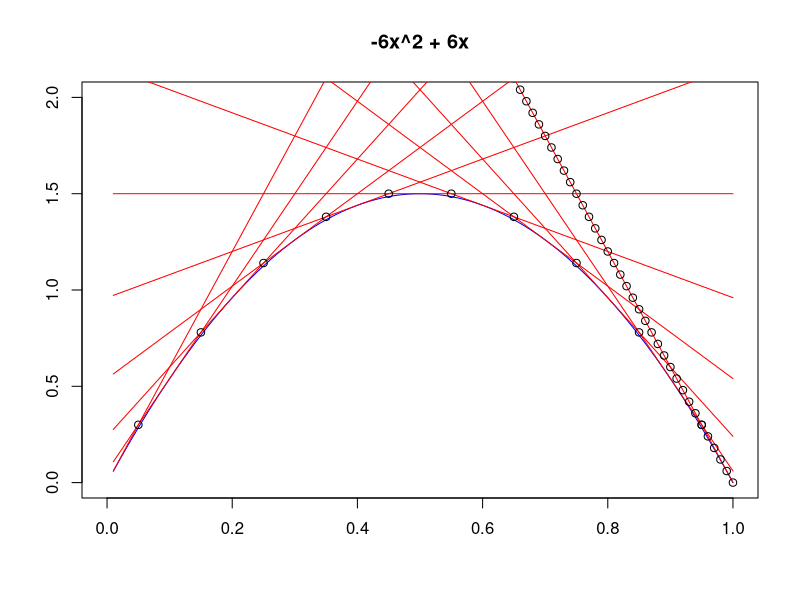

This figure's R source: (Note: this script raises an error after producing the figure.)
plot.new()
plot(1, type="n", xlab="", ylab="", xlim=c(0, 1), ylim=c(0, 2), main = '-6x^2 + 6x')
x0 <-seq(0.01, 1, .01)
y0 <- -6*(x0)^2 + 6*(x0)
lines(x0, y0, col = 'blue')

f<-function(x){
	return (-6*x^2 + 6*x)
}

deriv <-function(x){
	return(-12*x + 6)
}

tangent <-function(x1, slope, x){
	return(slope*x - slope*x1 + f(x1))	
}

tangentdiff <-function(x1, slope1, x2, slope2 ,x){
	return(slope1*x - slope1*x1 + f(x1) -(slope2*x - slope2*x2 + f(x2)))
}

temp<-seq(0,1,.1)

mat <-matrix(, nrow = 11, ncol = 8)


for (n in 1:11){
	mat[n,1] <-temp[n]
	mat[n,2] <- f(temp[n])
	mat[n,3] <- deriv(temp[n])
}

for (n in 1:11){
	lines(x0, tangent(mat[n,1], mat[n,3], x0), col = 'red')
}

mat[1,4] <- 0
mat[1,5] <-0

newarray <- tangentdiff(mat[1,1], mat[1,3], mat[2,1], mat[2, 3], x0)

keep <- 0
for (i in 1:length(newarray)){
	if (newarray[i] == 0){
		keep <- i
	}
}

for (n in 2:11){
	newarray <-tangentdiff(mat[n-1, 1], mat[n-1,3], mat[n,1], mat[n,3], x0)
	keep <- 0
	for (i in 1:length(newarray)){
		if (abs(newarray[i]- 0)< 1e-8){
			keep <-i
			xvalue <- keep*0.01
		}
	}
	mat[n,4] <-xvalue
	mat[n,5] <- tangent(mat[n,1], mat[n,3], mat[n,4])
	points(mat[n,4], mat[n,5])
}

integralval3 <-function(x2, x1, x0, slope){
	return(slope*(x2^2)/2 - slope*x0*x2 -6*(x0^2)*x2 + 6*x0*x2 - (slope*(x1^2)/2 - slope*x0*x1 -6*(x0^2)*x1 + 6*x0*x1))
}


mat[1,6] = 0
mat[1,7] = 0
mat[1,8] = 0

for (n in 2:11){
	sumbefore <-0
	for (i in n-1){
		sumbefore <- sumbefore+ mat[i,6]
	} 
	curintegral <- integralval3(mat[n,4], mat[n-1,4], mat[n-1,1], mat[n-1,3])
	mat[n,6] <- curintegral
	mat[n,7] <- curintegral + mat[n-1,7]
	mat[n,8] <-mat[n,7]/1.005
	
	
}


lastsection <-integralval3(1, .95, 1, -6)
lastsection/1.005 + mat[11,8]
lastsection + .9975

totalarea <- 1.005


envelope <-function(x){
 a <- 0
	ifelse(x <= .05, a <- tangent(0, 6, x), ifelse (x<=.15, a <- tangent(.1,4.8,
	x), ifelse ( x<= .25, a<-tangent(.2, 3.6, x), ifelse(x<=.35, a<-tangent(.3, 2.4,
	x), ifelse(x<=.45, a<-tangent(.4, 1.2, x), ifelse(x<=.55, a<-tangent(.5, 0,x),
	ifelse(x<=.65, a<- tangent(.6, -1.2, x), ifelse(x<=.75, a<-tangent(.7, -2.4,x),
	ifelse(x<=.85, a<-tangent(.8, -3.6, x), ifelse(x<=.95, a<-tangent(.9, -4.8,x),
	a<- tangent(1, -6,x)))))))))))
	return(a)
	
}

envelopey <-envelope(x0)

points(x0, envelopey)

cdf <-function(x){
 a <- 0
	ifelse(x <= .05, a <- integralval3(x,0, 0,6) + mat[1,8], ifelse (x<=.15, a <- integralval3(x,.05,.1,4.8)
	+.mat[2,8], ifelse ( x<= .25, a<-integralval3(x, .15,.2, 3.6)+mat[3,8], ifelse(x<=.35, a<-integralval3(x, .25, .3, 2.4
	)+mat[4,8], ifelse(x<=.45, a<-integralval3(x,.35,.4, 1.2)+mat[5,8], ifelse(x<=.55, a<-integralval3(x,.45,.5, 0)
	+mat[6,8],ifelse(x<=.65, a<- integralval3(x, .55, .6, -1.2)+mat[7,8], ifelse(x<=.75, a<-
	integralval3(x, .65,.7, -2.4)+mat[8,8], ifelse(x<=.85, a<-integralval3(x, .75, .8, -3.6)+mat[9,8],
	 ifelse(x<=.95, a<-integralval3(x, .85,.9, -4.8)+mat[10,8],
	a<- integralval3(x, .95, 1, -6) + mat[11,8]))))))))))
	return(a)
}
#plot.new()
#plot(1, type="n", xlab="", ylab="", xlim=c(0, 1), ylim=c(0, 1), main = 'CDF of Envelope')


quadform<-function(a,b,c){
value1 <-(-b + sqrt(b*b -4*(a*c))) / (2*a)
value2 <-(-b - sqrt(b*b -4*(a*c))) / (2*a)
return (c(value1, value2))
#return(value1)
}

plotrealx <-function(x){
	a<-0
	ifelse(x<=0.05, a<-quadform(mat[1,3], (mat[1,2]- mat[1,1]*mat[1,3]), -x), 
	ifelse(x<=0.15,
 	a<-quadform(mat[2,3], (mat[2,2]- mat[2,1]*mat[2,3]), -x),
	ifelse(x<= .25, a<-quadform(mat[3,3], (mat[3,2]- mat[3,1]*mat[3,3]), -x),
 	ifelse(x<=.35, a<-quadform(mat[4,3], (mat[4,2]- mat[4,1]*mat[4,3]), -x), 
	ifelse(x<=.45, a<-quadform(mat[5,3], (mat[5,2]- mat[5,1]*mat[5,3]), -x),
	ifelse(x<=.55, a<-runif(1,.45,.55),
	ifelse(x<=.65, a<- quadform(mat[7,3], (mat[7,2]- mat[7,1]*mat[7,3]), -x),
	ifelse(x<=.75, a<-quadform(mat[8,3], (mat[8,2]- mat[8,1]*mat[8,3]), -x), 
	ifelse(x<=.85, a<-quadform(mat[9,3], (mat[9,2]- mat[9,1]*mat[9,3]), -x),
	ifelse(x<=.95, a<-quadform(mat[10,3], (mat[10,2]- mat[10,1]*mat[10,3]), -x),
	a<- quadform(mat[11,3], (mat[11,2]- mat[11,1]*mat[11,3]), -x)))))))))))
	return(a)	
}

#points(plotrealx(.04), envelope(plotrealx(.04)), col = 'blue')
#points(plotrealx(.34), envelope(plotrealx(.34)), col = 'blue')
#points(plotrealx(.8), envelope(plotrealx(.8)), col = 'green')



#invcdfcalc <-function(a, b, c, d, x1){
#	(quadform(a/2, (b-c*a), (-x1+(a/2)*(d^2) +(b-c*a)*d)))
#}

invcdfcalc2 <-function(a, b, c, d, x1){
	(quadform(a/2, (b-c*a), -x1-((a/2)*(d^2) + b*d - c*a*d)))
}

specialcase<-function(newx){
	return ((newx + 1.5*.45)/1.5)
}

#quadform(2.4, .54-.1*4.8, -.491)
#quadform(mat[2,3]/2, mat[2,2]-mat[2,1]*mat[2,3], -.5 + mat[2,3]/2*(mat[2,4]^2) + 
#(mat[2,2]-mat[2,1]*mat[2,3])*mat[2,4])


invcdf<-function(x){
	a<-0
	ifelse(x<=mat[2,8], a<-invcdfcalc2(mat[1,3], mat[1,2], mat[1,1], mat[1,4], x-mat[1,8]), 
	ifelse(x<=mat[3,8], a<-invcdfcalc2(mat[2,3], mat[2,2], mat[2,1], mat[2,4], x-mat[2,8]),
	ifelse(x<=mat[4,8], a<-invcdfcalc2(mat[3,3], mat[3,2], mat[3,1], mat[3,4], x-mat[3,8]),
	ifelse(x<=mat[5,8], a<-invcdfcalc2(mat[4,3], mat[4,2], mat[4,1], mat[4,4], x-mat[4,8]),
	ifelse(x<=mat[6,8], a<-invcdfcalc2(mat[5,3], mat[5,2], mat[5,1], mat[5,4], x-mat[5,8]),
	ifelse(x<=mat[7,8], a<-specialcase(x-mat[6,8]),
	ifelse(x<=mat[8,8], a<-invcdfcalc2(mat[7,3], mat[7,2], mat[7,1], mat[7,4], x-mat[7,8]),
	ifelse(x<=mat[9,8], a<-invcdfcalc2(mat[8,3], mat[8,2], mat[8,1], mat[8,4], x-mat[8,8]),
	ifelse(x<=mat[10,8], a<-invcdfcalc2(mat[9,3], mat[9,2], mat[9,1], mat[9,4], x-mat[9,8]),
	ifelse(x<=mat[11,8], a<-invcdfcalc2(mat[10,3], mat[10,2], mat[10,1], mat[10,4], x-mat[10,8]),
	 a<-invcdfcalc2(mat[11,3], mat[11,2], mat[11,1], mat[11,4], x-mat[11,8]) ))))))))))
}

keep <-c()

for(n in 1:100){
	currentu <-runif(1,0,1)
	currentx<-runif(1,0,1)
	newcurrentx<-invcdf(currentx)
	currentgx<-f(newcurrentx)
	currenthx<-envelope(newcurrentx)
	if (currenu <(currentgx/currenthx)){
		keep <-c(keep, currentx)
	}
}




